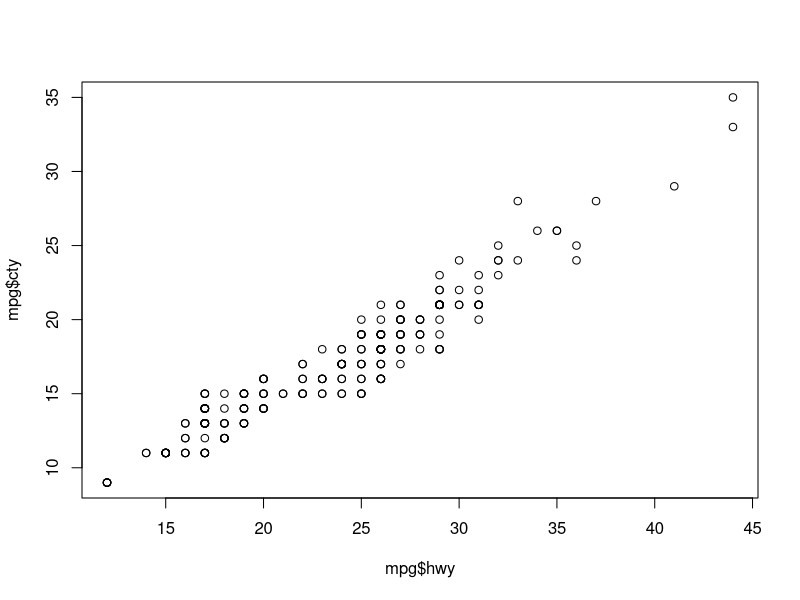
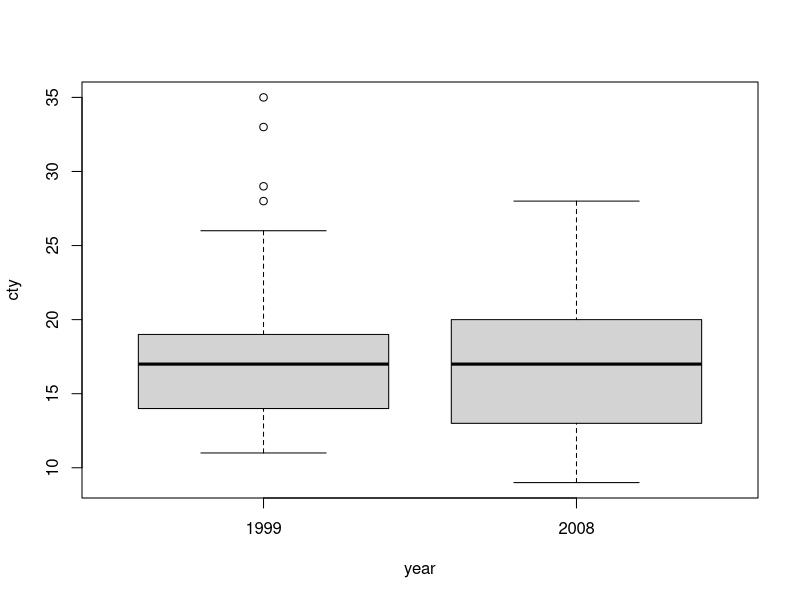
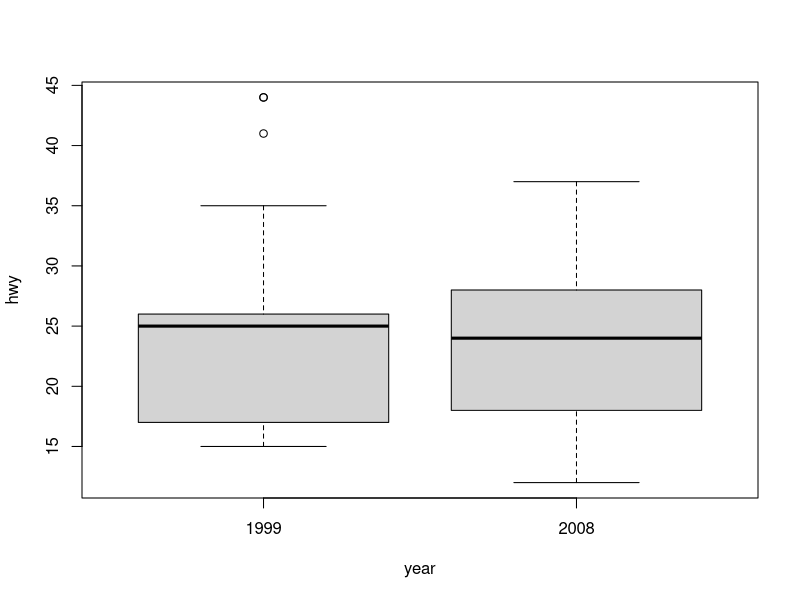

Source code (R) for these figures, in order:
## ---- chunk 1
knitr::opts_chunk$set(echo = TRUE)
library(ggplot2)
## ---- chunk 2
a0 <- 1
a0
## ---- chunk 3
far <- c(15, 25)
cel <- (far - 30) / 2
cel
## ---- chunk 4
vec200 <- rep(c(3, 1), times = 100)
vec200
## ---- chunk 5
numPerfect = floor(sqrt(2001))
numPerfect
## ---- chunk 6
mpgHwy <- mpg$hwy
mpgSorted = mpg[order(mpgHwy),]
mpgSorted[1:4,]
## ---- chunk 7
mpgCompact <- mpg[mpg$class == 'compact',]
numCompact <- length(unique(mpgCompact$model))
numCompact
## ---- chunk 8
plot(mpg$hwy, mpg$cty)
## ---- chunk 9
mpg20081999 <- mpg[mpg$year == '2008'| mpg$year == '1999',]
boxplot(cty~year, data = mpg20081999)
## ---- chunk 10
boxplot(hwy~year, data = mpg20081999)
## ---- chunk 11
mpg2008 <- mpg[mpg$year == '2008',]
mpg1999 <- mpg[mpg$year == '1999',]
summary(mpg2008$cty)
summary(mpg1999$cty)
summary(mpg2008$hwy)
summary(mpg1999$hwy)
